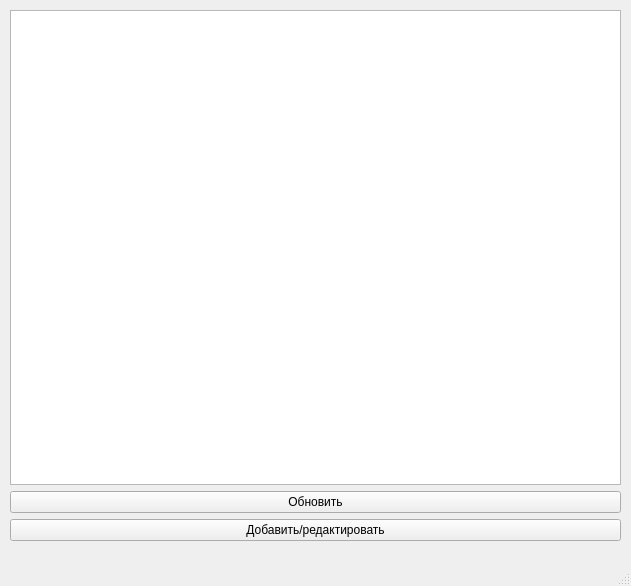
<?xml version="1.0" encoding="UTF-8"?>
<ui version="4.0">
 <class>MainWindow</class>
 <widget class="QMainWindow" name="MainWindow">
  <property name="geometry">
   <rect>
    <x>0</x>
    <y>0</y>
    <width>631</width>
    <height>586</height>
   </rect>
  </property>
  <property name="windowTitle">
   <string>MainWindow</string>
  </property>
  <widget class="QWidget" name="centralwidget">
   <widget class="QWidget" name="verticalLayoutWidget">
    <property name="geometry">
     <rect>
      <x>10</x>
      <y>10</y>
      <width>611</width>
      <height>531</height>
     </rect>
    </property>
    <layout class="QVBoxLayout" name="verticalLayout">
     <item>
      <widget class="QTableWidget" name="tableWidget"/>
     </item>
     <item>
      <widget class="QPushButton" name="pushButton">
       <property name="text">
        <string>Обновить</string>
       </property>
      </widget>
     </item>
     <item>
      <widget class="QPushButton" name="pushButton_2">
       <property name="text">
        <string>Добавить/редактировать</string>
       </property>
      </widget>
     </item>
    </layout>
   </widget>
  </widget>
  <widget class="QMenuBar" name="menubar">
   <property name="geometry">
    <rect>
     <x>0</x>
     <y>0</y>
     <width>631</width>
     <height>21</height>
    </rect>
   </property>
  </widget>
  <widget class="QStatusBar" name="statusbar"/>
 </widget>
 <resources/>
 <connections/>
</ui>
